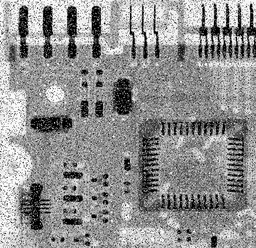
#> input picture SpatialFiltering/Median/input.jpg, 256 x 248 px, shrunk from 455 x 440 before the run
$ python median.py
#> lines starting #> are read from the running program, lines starting #| are printed output that depends on the picture
# -*- coding: utf-8 -*-
"""
Created on Tue Jan 18 09:18:33 2022

@author: Taif
"""

import cv2
import numpy as np
import matplotlib.pyplot as plt
import math

def readImage(dirOfFile):
#> called with dirOfFile = 'input.jpg'
    img = cv2.imread(dirOfFile)
#> img is the input picture: shape (248, 256, 3); min 0, max 255, mean 144.3
    return img

def toGray(img):
    grayImage = cv2.cvtColor(img, cv2.COLOR_BGR2GRAY)
    return grayImage

def display(img, title = 'Image', cmap_type = 'gray'):
    plt.imshow(img, cmap_type)
    plt.title(title)
    plt.axis('off')
    plt.show()

def showHistogramOf(img, title = "histogram"):
    plt.hist(img.ravel(), 256, [0, 256])
    plt.title(title)
    plt.show()

def saveImage(dir_, img):
    cv2.imwrite(dir_, img)

def wait():
    cv2.waitKey(0)
    cv2.destroyAllWindows()

def generateBoxKernelOfSize(size):
    kernel = np.ones((size, size), float)
    return kernel

def generateGaussianKernel(size, sigma = 1, K = 1):
#> called with size = 19, sigma = 3, K = 1
    kernel = np.zeros((size, size))
    a = size // 2
    for s in range(-a, a + 1):
        for t in range(-a, a + 1):
            kernel[s + a][t + a] = K * math.exp(-(s*s + t*t)/(2 * sigma * sigma))
    return kernel

def correlate(img, kernel): # Doing median filtering
    a = kernel.shape[0] // 2
    b = kernel.shape[1] // 2
    n = img.shape[0]
    m = img.shape[1]
    output = img.copy()
    for x in range(n):
        for y in range(m):
            vals = []
            for s in range(-a, a + 1):
                for t in range(-b, b + 1):
                    if x + s < n and x + s >= 0 and y + t < m and y + t >= 0:
                        vals.append(kernel[s + a][t + b] * img.item(x + s, y + t)) # filter function for averaging
                    else:
                        vals.append(kernel[s + a][t + b] * 0) # we are not padding the input image with zero hence this is required
            vals.sort()
            output.itemset((x, y), vals[len(vals) // 2])
    return output

def convolve(img, kernel): # Doing lowpass filtering
    a = kernel.shape[0] // 2
    b = kernel.shape[1] // 2
    n = img.shape[0]
#> n = 248
    m = img.shape[1]
#> m = 256
    sumOfKernel = kernel.sum()
    output = img.copy()
    for x in range(n):
        for y in range(m):
            val = 0
            for s in range(-a, a + 1):
                for t in range(-b, b + 1):
                    #print(s + a, t + b, x - s, y - t, x, y)
                    if x - s < n and x - s >= 0 and y - t < m and y - t >= 0:
                        val += kernel[s + a][t + b] * img.item(x - s, y - t) # filter function for averaging
                    else:
                        val += kernel[s + a][t + b] * 0 # we are not padding the input image with zero hence this is required
            val /= sumOfKernel
            output.itemset((x, y), val)
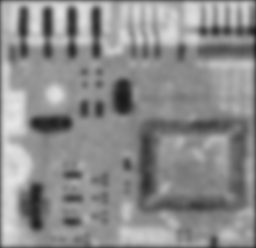
#> output: shape (248, 256); min 25, max 229, mean 140.4
    return output

def main():
    input_ = toGray(readImage("input.jpg"))
    display(input_, "Input image")

    kernel = generateGaussianKernel(19, 3)
    output_ = convolve(input_, kernel)
    display(output_, "Output image with gaussian lowpass filter")
    saveImage("outputWithGaussianLowpassFilter.jpg", output_)

    kernel = generateBoxKernelOfSize(7)
    output_ = correlate(input_, kernel)
#> after the loop in correlate, `for x in range(n):`:
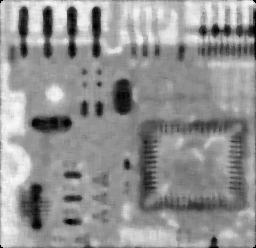
#> output: shape (248, 256); min 0, max 248, mean 146.6
    display(output_, "Output image with median filter")
    saveImage("outputWithMedialFilter.jpg", output_)

    wait()

main()
